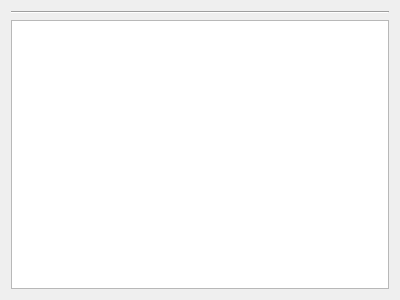
<?xml version="1.0" encoding="UTF-8"?>
<ui version="4.0">
 <class>PublishWizardP5</class>
 <widget class="QWizardPage" name="PublishWizardP5">
  <property name="geometry">
   <rect>
    <x>0</x>
    <y>0</y>
    <width>400</width>
    <height>300</height>
   </rect>
  </property>
  <property name="windowTitle">
   <string>Form</string>
  </property>
  <layout class="QVBoxLayout" name="verticalLayout">
   <item>
    <widget class="Line" name="line">
     <property name="orientation">
      <enum>Qt::Horizontal</enum>
     </property>
    </widget>
   </item>
   <item>
    <widget class="QTextEdit" name="textEdit_summary">
     <property name="sizePolicy">
      <sizepolicy hsizetype="Expanding" vsizetype="Expanding">
       <horstretch>0</horstretch>
       <verstretch>0</verstretch>
      </sizepolicy>
     </property>
     <property name="maximumSize">
      <size>
       <width>16777215</width>
       <height>16777215</height>
      </size>
     </property>
     <property name="font">
      <font>
       <family>Consolas</family>
       <pointsize>10</pointsize>
      </font>
     </property>
     <property name="styleSheet">
      <string notr="true"/>
     </property>
     <property name="readOnly">
      <bool>true</bool>
     </property>
     <property name="acceptRichText">
      <bool>false</bool>
     </property>
    </widget>
   </item>
  </layout>
 </widget>
 <resources/>
 <connections/>
</ui>
